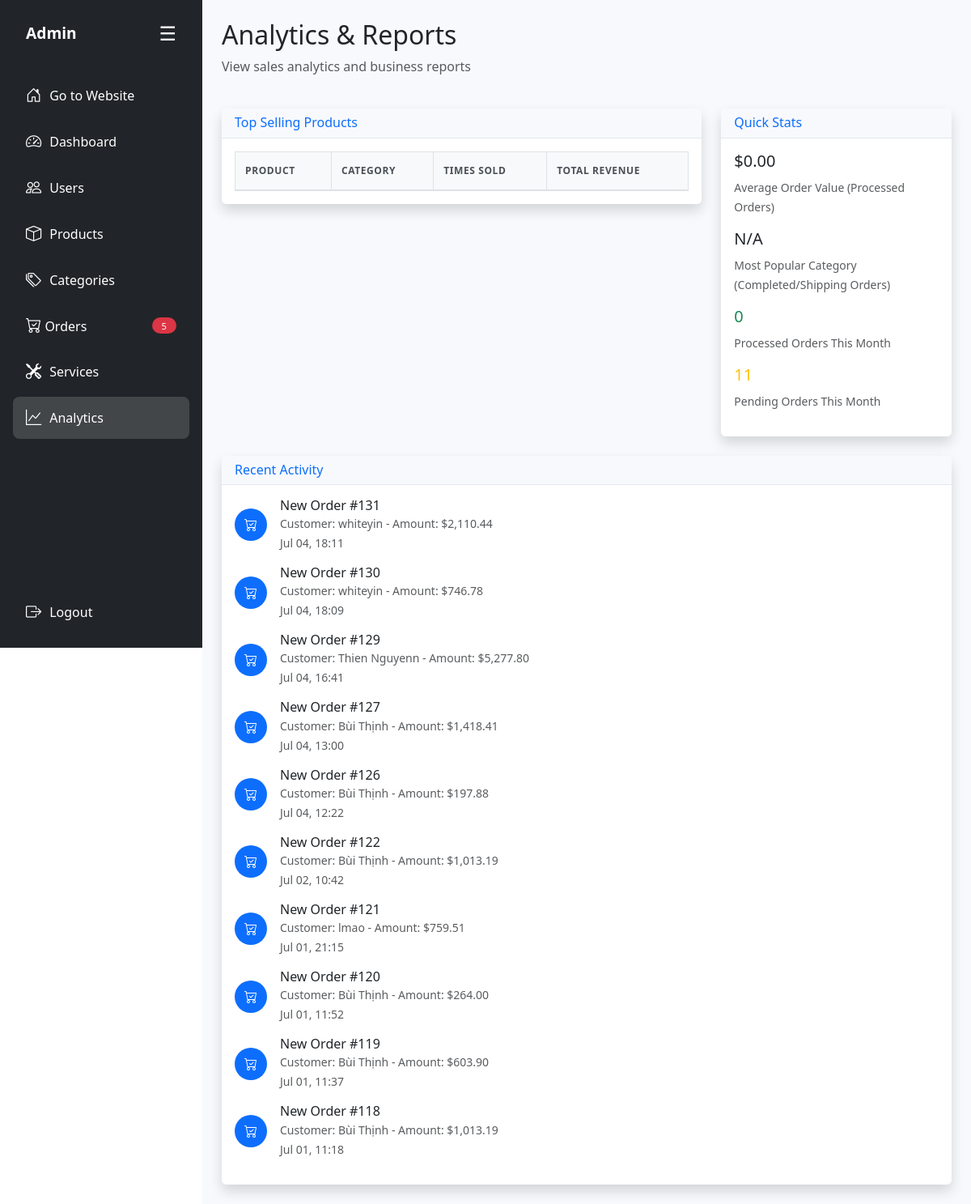
Page /admin/modules/analytics.php (signed in) on the earlier database version.
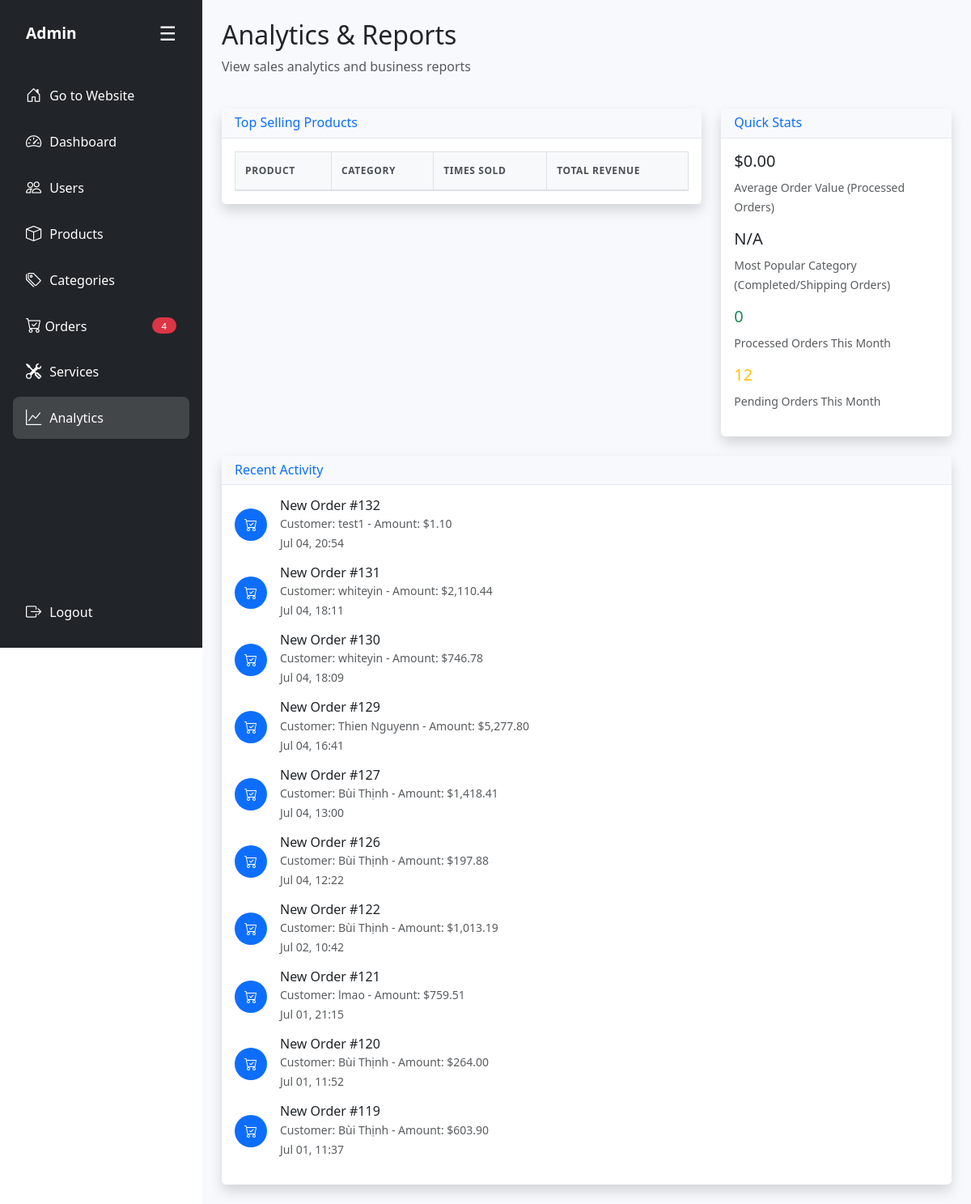
Same page on the later database version.
### tables this page shows
CREATE TABLE `bill` (
  `id` int(11) NOT NULL,
  `user_id` int(11) DEFAULT NULL,
  `order_date` datetime DEFAULT current_timestamp(),
  `order_name` varchar(50) NOT NULL,
  `order_phone` varchar(50) NOT NULL,
  `order_address` varchar(255) DEFAULT NULL,
  `order_total` decimal(12,2) DEFAULT NULL,
  `order_paymethod` tinyint(1) NOT NULL DEFAULT 0 COMMENT '0: thanh toán offline, 1: thanh toán online',
  `order_status` varchar(20) DEFAULT 'Pending'
);

### admin/modules/analytics.php (the view, shortened to what the changed rows need)
<?php
$current_page = 'analytics';
require_once '../includes/admin-layout.php';
?>
<div class="row mb-4">
    <div class="col-12">
        <h2>Analytics & Reports</h2>
    </div>
</div>
<div class="row mb-4">
    <div class="col-lg-8">
        <div class="card shadow">
            <div class="card-body">
                <div class="table-responsive">
                    <table class="table table-bordered">
                        <thead>
                            <tr>
                                <th>Product</th>
                                <th>Category</th>
                                <th>Times Sold</th>
                                <th>Total Revenue</th>
                            </tr>
                        </thead>
                    </table>
                </div>
            </div>
        </div>
    </div>
    <div class="col-lg-4">
        <div class="card shadow">
            <div class="card-body">
                <?php
                try {
                    $stmt = $conn->prepare("
                        SELECT
                            COUNT(CASE WHEN order_status = 1 OR order_status = 'Completed' OR order_status = 'Shipping' THEN 1 END) as paid_count,
                            COUNT(CASE WHEN order_status = 0 OR order_status = 'Pending' THEN 1 END) as pending_count
                        FROM bill
                        WHERE MONTH(order_date) = MONTH(CURDATE())
                        AND YEAR(order_date) = YEAR(CURDATE())
                    ");
                    $stmt->execute();
                    $monthly_stats = $stmt->fetch();
                    echo "<div class='mb-3'>";
                    echo "<h5 class='text-warning'>{$monthly_stats['pending_count']}</h5>";
                    echo "<small class='text-muted'>Pending Orders This Month</small>";
                    echo "</div>";
                } catch (Exception $e) {
                    echo "<div class='alert alert-danger'>Error loading stats</div>";
                }
                ?>
            </div>
        </div>
    </div>
</div>
<div class="row">
    <div class="col-12">
        <div class="card shadow">
            <div class="card-body">
                <div class="timeline">
                    <?php
                    try {
                        $stmt = $conn->prepare("
                            SELECT 'order' as type, id, order_name as name, order_date as date, order_total as amount
                            FROM bill
                            ORDER BY order_date DESC
                            LIMIT 10
                        ");
                        $stmt->execute();
                        while ($activity = $stmt->fetch(PDO::FETCH_ASSOC)) {
                            $time_ago = date('M d, H:i', strtotime($activity['date']));
                            echo "<div class='d-flex align-items-center mb-3'>";
                            echo "<div class='flex-shrink-0'>";
                            echo "<div class='bg-primary text-white rounded-circle p-2' style='width: 40px; height: 40px; display: flex; align-items: center; justify-content: center;'>";
                            echo "<i class='bi bi-cart-check'></i>";
                            echo "</div>";
                            echo "</div>";
                            echo "<div class='flex-grow-1 ms-3'>";
                            echo "<h6 class='mb-0'>New Order #{$activity['id']}</h6>";
                            echo "<small class='text-muted'>Customer: {$activity['name']} - Amount: $" . number_format($activity['amount'], 2) . "</small>";
                            echo "<br><small class='text-muted'>{$time_ago}</small>";
                            echo "</div>";
                            echo "</div>";
                        }
                    } catch (Exception $e) {
                        echo "<div class='alert alert-danger'>Error loading recent activity</div>";
                    }
                    ?>
                </div>
            </div>
        </div>
    </div>
</div>
<?php require_once '../includes/admin-layout-footer.php'; ?>

### admin/includes/admin-layout.php (shortened to what the changed rows need)
<?php
$current_dir = basename(dirname($_SERVER['PHP_SELF']));
$base_path = '';
if ($current_dir == 'home-page') {
    $base_path = '../modules/';
    $dashboard_path = 'admin.php';
} elseif ($current_dir == 'modules') {
    $base_path = '';
}
$servername = "localhost";
$username = "root";
$password = "";
$dbname = "banhang";
try {
    $conn = new PDO("mysql:host=$servername;dbname=$dbname;charset=utf8mb4", $username, $password);
    $conn->setAttribute(PDO::ATTR_ERRMODE, PDO::ERRMODE_EXCEPTION);
    $conn->setAttribute(PDO::ATTR_DEFAULT_FETCH_MODE, PDO::FETCH_ASSOC);
    $new_orders_count = 0;
    try {
        $admin_id = $_SESSION['user_id'] ?? 0;
        $last_view_stmt = $conn->prepare("SELECT last_view_time FROM admin_order_views WHERE admin_user_id = ?");
        $last_view_stmt->execute([$admin_id]);
        $last_view = $last_view_stmt->fetch();
        $last_view_time = $last_view ? $last_view['last_view_time'] : '1970-01-01 00:00:00';
        $count_stmt = $conn->prepare("
            SELECT COUNT(*) as count
            FROM bill
            WHERE order_date > ?
            AND order_date >= DATE_SUB(NOW(), INTERVAL 24 HOUR)
        ");
        $count_stmt->execute([$last_view_time]);
        $result = $count_stmt->fetch();
        $new_orders_count = $result['count'];
    } catch (Exception $e) {
        $new_orders_count = 0;
    }
} catch (PDOException $e) {
    die("Database connection failed: " . $e->getMessage());
}
$current_page = $current_page ?? 'dashboard';
?>
<!DOCTYPE html>
<html lang="en">
<head>
    <link href="https://cdn.jsdelivr.net/npm/bootstrap@5.3.3/dist/css/bootstrap.min.css" rel="stylesheet">
    <link href="https://cdn.jsdelivr.net/npm/bootstrap-icons@1.11.1/font/bootstrap-icons.css" rel="stylesheet">
    <link rel="stylesheet" href="../../asset/admin-style.css">
</head>
<body>
    <div class="d-flex">
        <div id="sidebar" class="bg-dark text-white p-3 sidebar d-flex flex-column justify-content-between">
            <div>
                <ul class="nav flex-column">
                    <li class="nav-item">
                        <a href="<?php echo $base_path; ?>orders.php" class="nav-link text-white <?php echo $current_page == 'orders' ? 'active' : ''; ?> d-flex justify-content-between align-items-center">
                            <span><i class="bi bi-cart-check"></i> <span>Orders</span></span>
                            <?php if ($new_orders_count > 0): ?>
                                <span id="new-orders-badge" class="badge bg-danger rounded-pill"><?php echo $new_orders_count; ?></span>
                            <?php endif; ?>
                        </a>
                    </li>
                </ul>
            </div>
        </div>
        <div class="content flex-fill p-4">
            <div id="admin-content">

Differences in the rows shown:
no longer on this page (row unchanged): bill: id "118", order_name "Bùi Thịnh", order_total "1,013.19", order_date "Jul 01, 11:18"
added bill: id "132", order_name "test1", order_total "1.10", order_date "Jul 04, 20:54"
Other differences:
$new_orders_count: "5" → "4"
$monthly_stats['pending_count']: "11" → "12"
